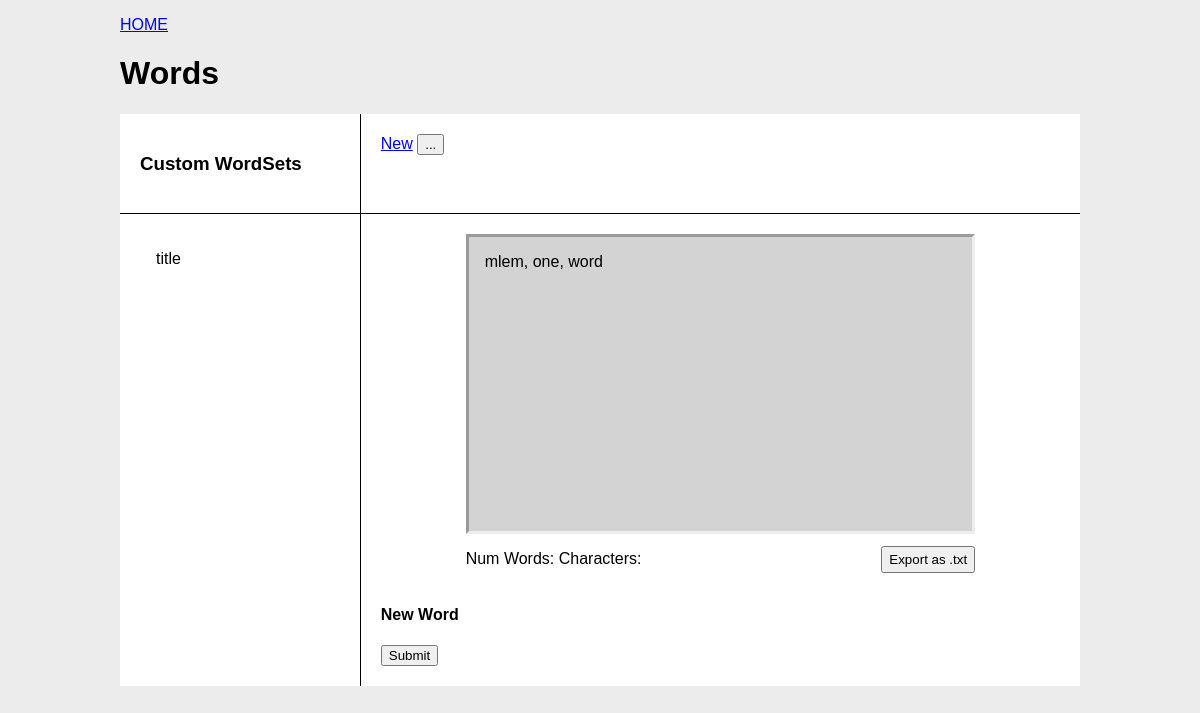
Before: /wordsets/7 with the older database file.
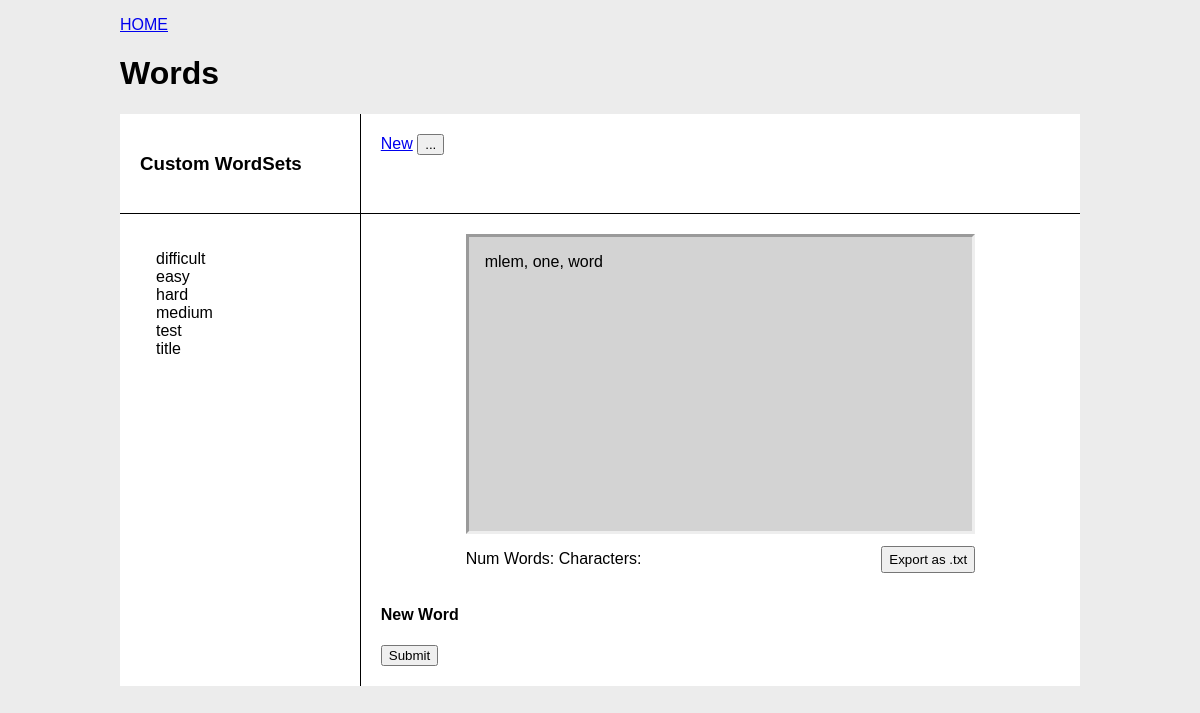
After: the same page with the newer database file.
### words/models.py (models this page shows, shortened)
class WordSet(models.Model):
    name = models.CharField(max_length=24, unique=True)
    words = models.ManyToManyField(Word, blank=True)
    num_chars = models.PositiveIntegerField(default=0)
    num_words = models.PositiveIntegerField(default=0)
    class Meta:
        ordering = ["name"]

class Word(models.Model):
    word = models.CharField(max_length=32, unique=True)
    active = models.BooleanField(default=True)
    class Meta:
        ordering = ["word"]

### words/views.py (the view)
# urls.py: path('wordsets/', WordSetView.as_view(), name='word_set')
def wordsets(request, id):
    word_data = WordSet.objects.get(id=id).words.all()
    wordset_data = WordSet.objects.all().values()
    template = loader.get_template('wordsets.html')
    context = {
        'word_data': word_data,
        'wordset_data': wordset_data,
    }
    return HttpResponse(template.render(context, request))

### words/templates/wordsets.html (shortened to what this page needs)
{% extends "index.html" %}
{% block content %}
    <p><a href="/">HOME</a></p>
    <h1>Words</h1>
    <div class="wordset-grid">
        <div class="wordset-grid-item"><h3>Custom WordSets</h2></div>
        <div class="wordset-grid-item">
            <a href="/wordsets/">New</a>
            <button type="button">...</button>
        </div>
        <div class="wordset-grid-item">
            <ul class="select-list">
                {% for s in wordset_data %}
                    <li class="select-item"><a href="/wordsets/{{ s.id }}">{{ s.name }}</a></li>
                {% endfor %}
            </ul>
        </div>
        <div class="wordset-grid-item">
            {% block wordset_content %}{% include "./_wordset_container.html" %}{% endblock%}
            <h4>New Word</h4>
            <form id="word-form" action="" method="post">
                <input type="submit" value="Submit">
            </form>
        </div>
    </div>
{% endblock %}

### words/templates/index.html (shortened to what this page needs)
<!DOCTYPE html>
<html>
<head>
  {% load static %}
  <link rel="stylesheet" href="https://cdnjs.cloudflare.com/ajax/libs/font-awesome/4.7.0/css/font-awesome.min.css">
  <link rel="stylesheet" href="{% static 'global.css' %}">
  <link rel="stylesheet" href="{% static 'words.css' %}">
</head>
<body>
  <div class="page-content">
    {% block content %}
    {% endblock %}
  </div>
</body>
</html>

### words/templates/_wordset_container.html (shortened to what this page needs)
<div class="wordset-container">
    <div class="wordset-box">
        <ul id="word-list">
            {% for w in word_data %}
                {% if forloop.last %}
                    <li><a href="details/{{ w.id }}" >{{ w.word }}</a></li>
                {% else %}
                    <li><a href="details/{{ w.id }}" >{{ w.word }},</a></li>
                {% endif %}
            {% endfor %}
        </ul>
    </div>
    <div class="wordset-info">
        <p><span>Num Words:</span> <span>Characters:</span></p>
        <button type="button" class="export-btn" onclick="downloadTextContent(document.getElementById('copy-box-content'))">Export as .txt</button>
    </div>
</div>

### static/global.css (style rules this page uses)
:root { --font-sans: Arial, sans-serif; --font-size-00: .5rem; --font-size-0: .75rem; --font-size-1: 1rem; --font-size-2: 1.1rem; --font-size-3: 1.25rem; --font-size-4: 1.5rem; --font-size-5: 2rem; --font-size-6: 2.5rem; --font-size-7: 3rem; --font-size-8: 3.5rem; }
body { margin: 0; padding: 0; background-color: rgb(236, 236, 236); font-family: var(--font-sans); }
ul { list-style-type: none; padding: 0; margin: 0; }

### words/static/words.css (style rules this page uses)
.page-content { width: 80vw; margin: auto; overflow-x: hidden; overflow-y: scroll; }
.wordset-grid { display: grid; grid-template-columns: 1fr 3fr; gap: 1px; background-color: black; }
.wordset-grid-item { background-color: white; padding: 20px; }
#word-list li { display: inline-block; }
.wordset-container { margin: auto; width: 75%; }
.wordset-box { position: relative; margin: auto; padding: 1em; box-sizing: border-box; width: 100%; min-height: 25vw; background-color: lightgrey; border-style: inset; }
.wordset-box a { color: black; text-decoration: none; }
.wordset-info { display: flex; justify-content: space-between; align-items: center; }
.export-btn { height: 2em; width: fit-content; }
.select-list { margin: 1em; }
.select-list a { color: inherit; text-decoration: none; }

Changed rows visible on the page:
added WordSet: name "difficult"
added WordSet: name "easy"
added WordSet: name "hard"
added WordSet: name "medium"
added WordSet: name "test"
